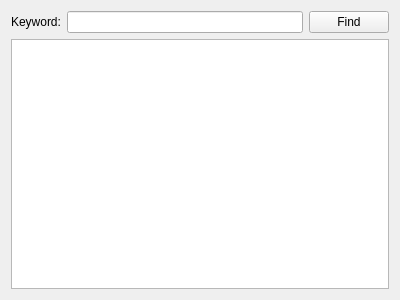
<?xml version="1.0" encoding="UTF-8"?>
<ui version="4.0">
 <class>MainWindow</class>
 <widget class="QMainWindow" name="MainWindow">
  <property name="geometry">
   <rect>
    <x>0</x>
    <y>0</y>
    <width>400</width>
    <height>300</height>
   </rect>
  </property>
  <property name="windowTitle">
   <string>MainWindow</string>
  </property>
  <widget class="QWidget" name="centralWidget">
   <layout class="QVBoxLayout" name="verticalLayout">
    <item>
     <layout class="QHBoxLayout" name="horizontalLayout">
      <item>
       <widget class="QLabel" name="label">
        <property name="text">
         <string>Keyword:</string>
        </property>
       </widget>
      </item>
      <item>
       <widget class="QLineEdit" name="lineEdit"/>
      </item>
      <item>
       <widget class="QPushButton" name="findButton">
        <property name="text">
         <string>Find</string>
        </property>
       </widget>
      </item>
     </layout>
    </item>
    <item>
     <widget class="QTextEdit" name="textEdit"/>
    </item>
   </layout>
  </widget>
 </widget>
 <layoutdefault spacing="6" margin="11"/>
 <resources/>
 <connections/>
</ui>
